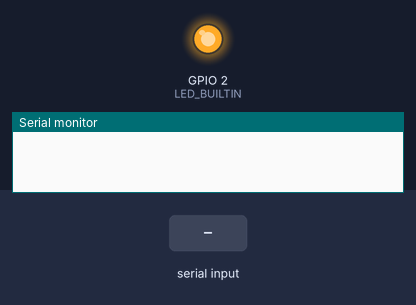
The sketch below on a simulated ESP8266 (NodeMCU). On the bench: output pins drawn as LEDs (lit = HIGH, except the on-board LED, lit = LOW), the last lines printed to the serial monitor. Dashed ring = blinking. The test bench sets the inputs (shaded band). WiFi joins after 1.5 s; servers stay silent unless stated; uploads are accepted with an empty reply.

Above: at 1.1 s.
At 4.9 s:
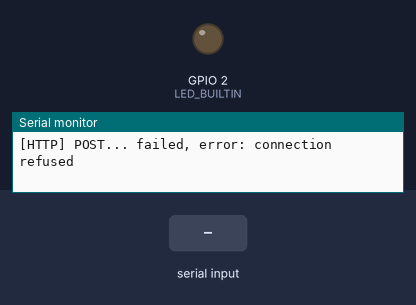
5.0 s: "1\n" received over Serial
At 5.1 s:
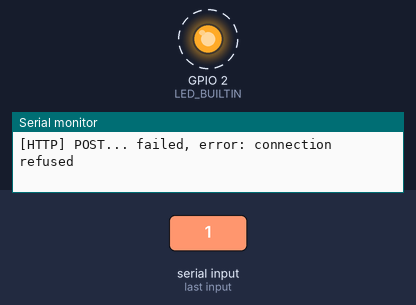
Timing chart, 0 to 8.0 s (numbered marks = the images above; inputs shaded):
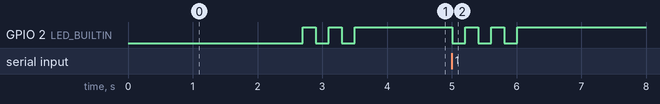

Measured:
- after the input at 5.0 s, GPIO 2 (LED_BUILTIN): alternates HIGH for 0.20 s and LOW for 0.20 s, 6 changes in all, then stays HIGH, starting at once

The sketch:

WiFi_module.ino
```cpp
/**
   PostHTTPClient.ino

    Created on: 21.11.2016

*/

#include <ESP8266WiFi.h>
#include <ESP8266HTTPClient.h>
//#include <SoftwareSerial.h>
//SoftwareSerial uartConnection(4, 3); // RX, TX


/* this can be run with an emulated server on host:
        cd esp8266-core-root-dir
        cd tests/host
        make ../../libraries/ESP8266WebServer/examples/PostServer/PostServer
        bin/PostServer/PostServer
   then put your PC's IP address in SERVER_IP below, port 9080 (instead of default 80):
*/
//#define SERVER_IP "10.0.1.7:9080" // PC address with emulation on host
#define SERVER_IP "192.168.117.150:8081"

#ifndef STASSID
#define STASSID "Stefan"
#define STAPSK "password"
#endif

void signa()
{
  digitalWrite(LED_BUILTIN,LOW);
  delay(200);
  digitalWrite(LED_BUILTIN,HIGH);
  delay(200);
  digitalWrite(LED_BUILTIN,LOW);
  delay(200);
  digitalWrite(LED_BUILTIN,HIGH);
  delay(200);
  digitalWrite(LED_BUILTIN,LOW);
  delay(200);
  digitalWrite(LED_BUILTIN,HIGH);
  delay(200);
}

void setup() {
  delay(1000);
  pinMode(LED_BUILTIN, OUTPUT);
  Serial.begin(9600);
  //uartConnection.begin(9600);

  WiFi.begin(STASSID, STAPSK);

  while (WiFi.status() != WL_CONNECTED) {
    delay(500);
  }
  signa();
}


void loop() {
  // wait for WiFi connection
  if ((WiFi.status() == WL_CONNECTED)) {

    WiFiClient client;
    HTTPClient http;

    // configure traged server and url
    http.begin(client, "http://" SERVER_IP "/hrEntry/createEntry");  // HTTP
    http.addHeader("Content-Type", "application/json");
    int httpCode;
    // httpCode = http.POST("[{\"id\":\"100\",\"value\":60}]");
    // delay(10000)
    String receivedString;
    while(Serial.available()) {

        char receivedChar = Serial.read(); // Read a single character
         // Declare a static String to accumulate characters

        // Append the received character to the string
        receivedString += receivedChar;

        // Check if the received character is a newline (end of message)
        if (receivedChar == '\n') {
            // Process the complete string
            signa();
            Serial.println(receivedString);
            httpCode = http.POST(receivedString);
        }
    }

    // start connection and send HTTP header and body

    // httpCode will be negative on error
    if (httpCode > 0) {
      // HTTP header has been send and Server response header has been handled
      Serial.printf("[HTTP] POST... code: %d\n", httpCode);

      // file found at server
      if (httpCode == HTTP_CODE_OK) {
        const String& payload = http.getString();
        Serial.println("received payload:\n<<");
        Serial.println(payload);
        Serial.println(">>");
      }
    } else {
      Serial.printf("[HTTP] POST... failed, error: %s\n", http.errorToString(httpCode).c_str());
    }

    http.end();
  }

  delay(100);
}
```
